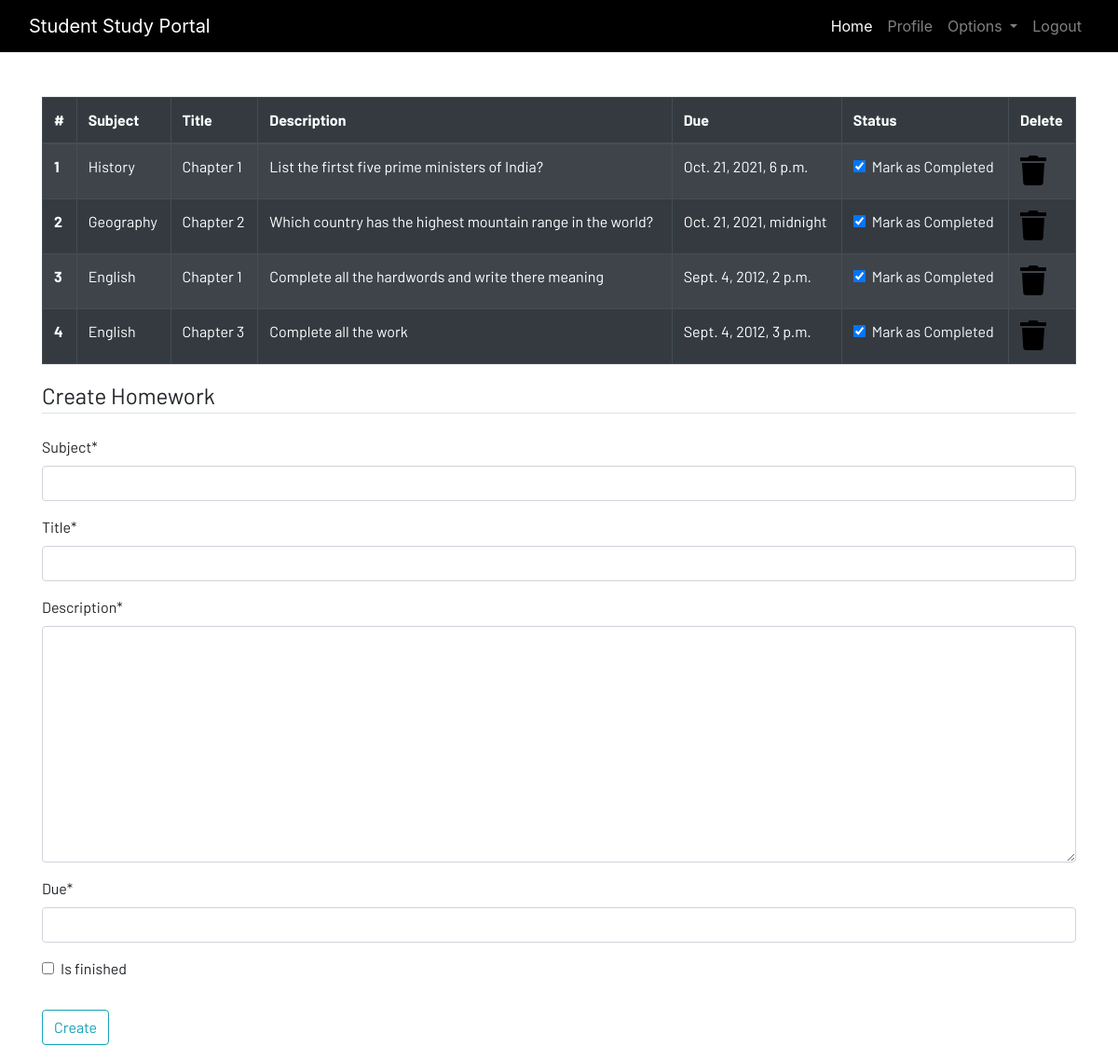
The page /homework (signed in) on the database its author committed.
### dashboard/models.py (models this page shows, shortened)
class Homework(models.Model):
    user = models.ForeignKey(User, on_delete=models.CASCADE)
    subject=models.CharField(max_length=150)
    title=models.CharField(max_length=250)
    description=models.TextField()
    due=models.DateTimeField()
    is_finished=models.BooleanField(default=False)

### dashboard/views.py (the view)
# urls.py: path('homework',views.homework,name='homework'),
@login_required
def homework(request):
    if request.method == 'POST':
        form = HomeworkForm(request.POST)
        if form.is_valid():
            try:
                finished = request.POST['is_finished']
                if finished == 'on':
                    finished = True
                else:
                    finished = False
            except:
                finished = False
            homeworks = Homework(
                user = request.user,
                subject = request.POST['subject'],
                title = request.POST['title'],
                description = request.POST['description'],
                due = request.POST['due'],
                is_finished = finished
            )
            homeworks.save()
            messages.success(request,f"Homework Added from {request.user.username}!!")
    else:
        form = HomeworkForm()
    homework = Homework.objects.filter(user=request.user)
    if len(homework) == 0:
        homework_done = True
    else:
        homework_done = False
    context = {'homeworks':homework,'homeworks_done':homework_done,'form':form}
    return render(request,'dashboard/homework.html',context)

### dashboard/forms.py
class HomeworkForm(forms.ModelForm):
    class Meta:
        model = Homework
        widgets = {'due':widgets.DateInput(format=('%Y-%m-%d'))}
        fields = ['subject','title','description','due','is_finished']

### dashboard/templates/dashboard/homework.html (shortened to what this page needs)
{% extends 'dashboard/base.html' %} {% load crispy_forms_tags %} {% load static %} {% block content %}
<div class="container">
    {% if not homework_done %}
    <table class="table table-striped table-bordered table-hover table-dark">
        <thead>
            <tr>
                <th scope="col">#</th>
                <th scope="col">Subject</th>
                <th scope="col">Title</th>
                <th scope="col">Description</th>
                <th scope="col">Due</th>
                <th scope="col">Status</th>
                <th scope="col">Delete</th>
            </tr>
        </thead>
        <tbody>
            {% for homework in homeworks %}
            <tr>
                <th scope="row">{{forloop.counter}}</th>
                <td>{{homework.subject}}</td>
                <td>{{homework.title}}</td>
                <td>{{homework.description}}</td>
                <td>{{homework.due}}</td>
                <td>
                    <a href="{% url 'update-homework' homework.id %}">
                        <div class="form-check">
                            {% if homework.is_finished == True %}
                            <input class="form-check-input" type="checkbox" value="" checked>
                            {% else %}
                            <input class="form-check-input" type="checkbox" value="">
                            {% endif %}
                            <label class="form-check-label text-light" for="flexCheckDefault">
                                Mark as Completed
                            </label>
                        </div>
                    </a>
                </td>
                <td><a href="{% url 'delete-homework' homework.id %}"><i class="fa fa-trash fa-2x"></i></a></td>
            </tr>
            {% endfor %}
        </tbody>
    </table>
    {% else %}
    <h4>All homeworks are completed!! Create to have more!!</h4>
    {% endif %}
</div>
<div class=" container">
    <form method="POST">
        <fieldset class="form-group">
            <legend class="border-bottom mb-4">Create Homework</legend>
            {{form|crispy}}
        </fieldset>
        <div class="form-group">
            <button href="" class="btn btn-outline-info" type="submit">
                Create
            </button>
        </div>
    </form>
</div>
{% endblock content %}

### dashboard/templates/dashboard/base.html (shortened to what this page needs)
<!DOCTYPE html> {% load static %}
<html lang="en">
<head>
    <link rel="stylesheet" href="https://stackpath.bootstrapcdn.com/bootstrap/4.3.1/css/bootstrap.min.css" />
    <link rel="stylesheet" href="https://use.fontawesome.com/releases/v5.7.2/css/all.css" />
    <link rel="stylesheet" href="{% static 'css/main.css' %}" />
</head>
<body style="background-color: white;">
    <header>
        <nav class="navbar navbar-expand-lg navbar-dark bg-light">
            <div class="container-fluid">
                <a class="navbar-brand" href="{% url 'home' %}">Student Study Portal</a>
                <div class="collapse navbar-collapse justify-content-end" id="navbarSupportedContent">
                    <ul class="navbar-nav mb-2 mb-lg-0">
                        {% if user.is_authenticated %}
                        <li class="nav-item">
                            <a class="nav-link active" aria-current="page" href="{% url 'home' %}">Home</a>
                        </li>
                        <li class="nav-item">
                            <a class="nav-link" href="{% url 'profile' %}">Profile</a>
                        </li>
                        <li class="nav-item dropdown">
                            <a class="nav-link dropdown-toggle" href="#" id="navbarDropdown" role="button" data-toggle="dropdown" aria-haspopup="true" aria-expanded="false">
                  Options
                </a>
                        </li>
                        <li class="nav-item">
                            <a class="nav-link" href="{% url 'logout' %}">Logout</a>
                        </li>
                        {% endif %}
                    </ul>
                </div>
            </div>
        </nav>
    </header>
    <br /><br />
    <main>
         {% block content %} {% endblock content %}
    </main>
</body>
</html>

### static/css/main.css (style rules this page uses)
html { scroll-behavior: smooth; height: 100%; width: 100%; }
main { font-family: Barlow, Quicksand, Rubik, sans-serif, serif, 'Times New Roman', Times, serif !important; }
.navbar { background-color: rgb(0, 0, 0) !important; }
a { text-decoration: none !important; color: black; }
html, body { max-width: 100%; overflow-x: hidden; height: 100%; width: 100%; background: linear-gradient(to bottom, #ffffff 100%, #ffffff 0%); overflow-x: hidden; background-repeat: no-repeat; }
.fa { color: black; }

### rows shown on the page
Homework: subject "History", title "Chapter 1", description "List the firtst five prime ministers of India?", due "Oct. 21, 2021, 6 p.m."
Homework: subject "Geography", title "Chapter 2", description "Which country has the highest mountain range in the world?", due "Oct. 21, 2021, midnight"
Homework: subject "English", title "Chapter 1", description "Complete all the hardwords and write there meaning", due "Sept. 4, 2012, 2 p.m."
Homework: subject "English", title "Chapter 3", description "Complete all the work", due "Sept. 4, 2012, 3 p.m."
